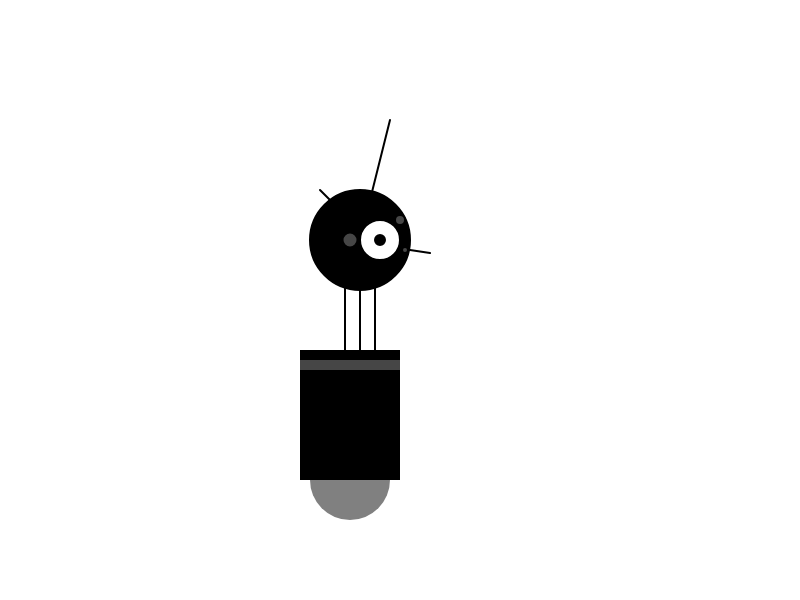
Frame 1 (no input)
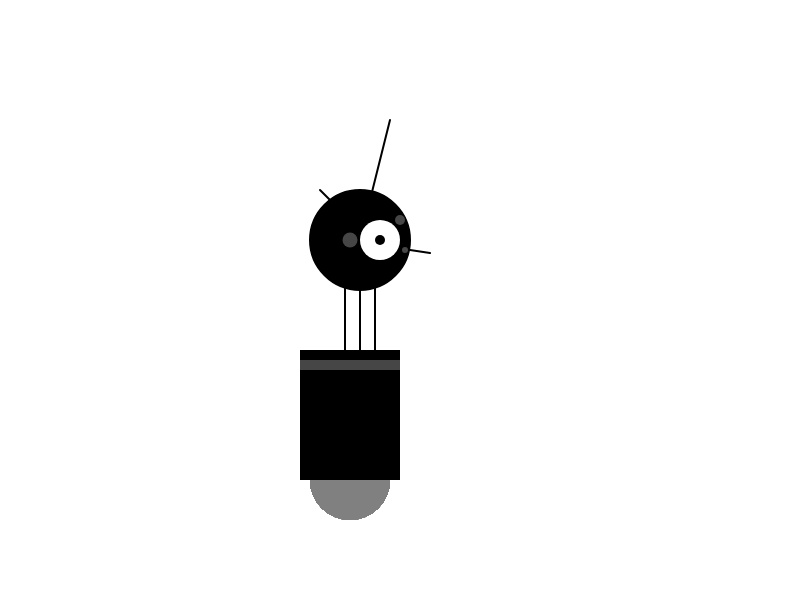
Frame 60 (no input)
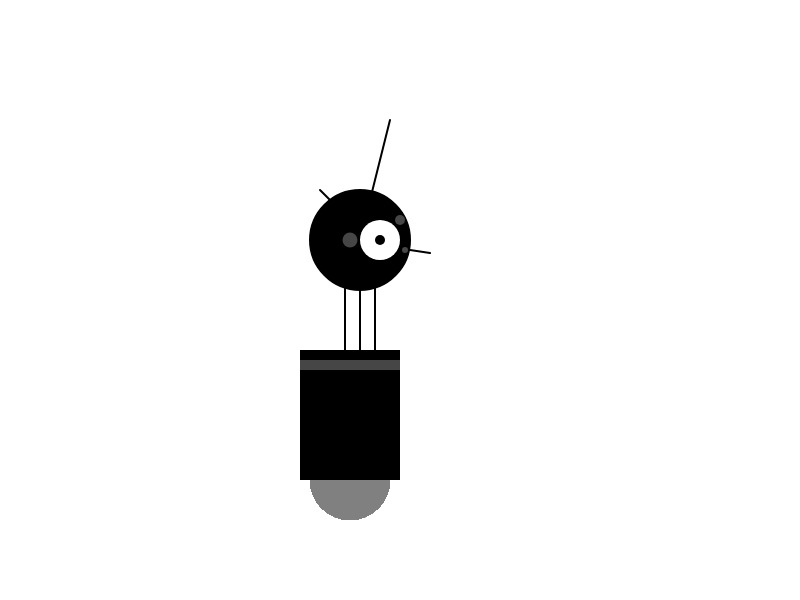
Frame 120 (the mouse pressed at the canvas centre since frame 60)

The p5.js sketch that drew these frames (run headless with seeded random() and noise() and a simulated clock; from frame 60 on, the mouse is pressed at the canvas centre):

// p5.js sketch
// ── sketch.js
function setup() {
  createCanvas(800,600);
  strokeWeight(2);
}

function draw() {

  
  //Head
  
  
  fill(0,0,0)
  ellipse(360,240,100,100)
  
  
  
  fill(255,255,255)
  ellipse(380,240,40,40)
  
   fill(0,0,0)
  ellipse(380,240,10,10)
  
  fill(255,255,255,70)
  ellipse(350,240,15,15)
  ellipse(405,250,6,6)
  ellipse(400,220,10,10)
  
  
  //Antennas
  line(320,190,350,220)
  line(390,120,370,200)
  line(410,250,430,253)
  
  //Neck
  line(360,290,360,350)
  line(345,270,345,350)
  line(375,270,375,350)
  
  
  //Body
  
  fill(128,128,128)
  noStroke()
  ellipse(350,480,80,80)
  
  fill(0,0,0)
  noStroke()
  rect(300,350,100,130)
  
  fill(255,255,255,70)
  rect(300,360,100,10)
  
  
  
  
  
  
  
  
  
  
  
  
  
  
}
